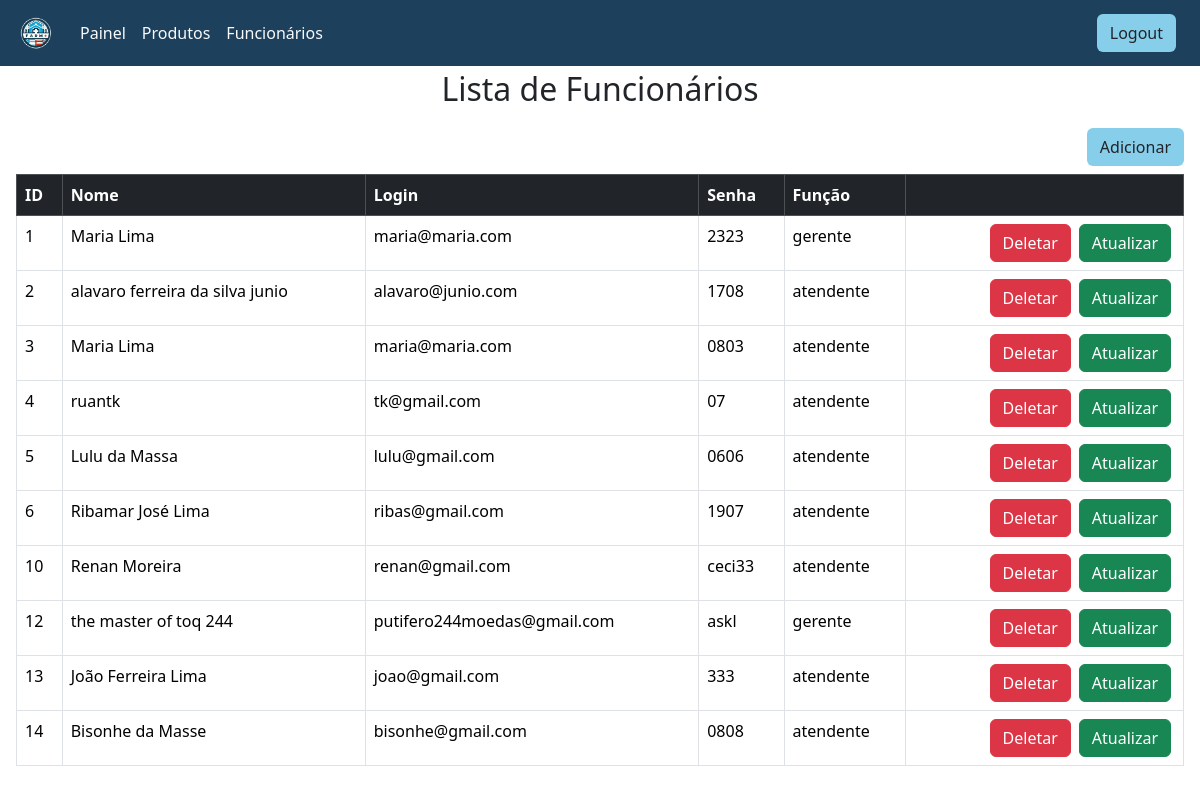
The page /funcionarios.php (signed in) on the database its author committed.
### tables this page shows
CREATE TABLE `funcionarios` (
  `idfuncionarios` int(11) NOT NULL AUTO_INCREMENT,
  `nome` varchar(145) NOT NULL,
  `login` varchar(45) NOT NULL,
  `senha` varchar(15) NOT NULL,
  `funcao` varchar(15) NOT NULL,
  PRIMARY KEY (`idfuncionarios`)
);

### funcionarios.php (the view, shortened to what this page needs)
<?php
    require 'conexao.php';
$sql = "SELECT * FROM funcionarios";
$result = $conn -> prepare($sql);
$result -> execute();
$funcionarios = $result -> fetchALL(PDO:: FETCH_ASSOC);
?>
<!DOCTYPE html>
<html lang="pt-br">
<head>
    <link href="https://cdn.jsdelivr.net/npm/bootstrap@5.3.3/dist/css/bootstrap.min.css" rel="stylesheet">
<link rel="stylesheet" href="./CSS/painel.css">
</head>
<body >
<div class="container container-bg p-0">
        <nav class="navbar navbar-expand-sm d-flex aligh-items-center justify-items-center justify-content-start" style="background-color: #1d405c">
            <a class="navbar-brand mx-3" href="#">
                <img src="./images/logo-certa.png" alt="" style="width:40px;" class="rounded-pill ">
            </a>
            <div class="collapse navbar-collapse" tabindex="-1" id="navbarNav" >
                <ul class="navbar-nav ">
                    <li class="nav-item ">
                        <a class="nav-link active link-light" href="index.php">Painel</a>
                    </li>
                    <li class="nav-item">
                        <a class="nav-link active link-light" href="produtos.php">Produtos</a>
                    </li>
                    <li class="nav-item">
                        <a class="nav-link active link-light" href="funcionarios.php">Funcionários</a>
                    </li>
                </ul>
                <div class="d-grid gap-4 d-sm-flex justify-content-sm-end collapse navbar-collapse" id="navbarNav">
                    <button class="btn me-sm-4" type="button" style="background: #87CEEB;">
                        <a class="text-decoration-none link-dark" href="./verificador/logout.php">Logout</a>
                    </button>
                </div>
            </div>
        </nav>
<?php
if(count($funcionarios) > 0){
?>
<div class="d-flex align-items-center justify-content-center">
    <h2 class="py-1">Lista de Funcionários</h2>
</div>
<div class="d-flex align-items-center justify-content-end mx-3 my-2">
    <button type="button" class="btn" data-bs-toggle="modal" data-bs-target="#staticBackdrop" style="background-color:#87CEEB">
        Adicionar
    </button>
</div>
<div class="px-3 ">
    <table class="table table-hover table-responsive table-bordered m-0 p-3">
        <thead class="table-dark">
            <tr>
                <th scope="col">ID</th>
                <th scope="col">Nome</th>
                <th scope="col">Login</th>
                <th scope="col">Senha</th>
                <th scope="col">Função</th>
                <th scope="col"></th>
            </tr>
        </thead>
        <tbody>
        <?php
            foreach($funcionarios as $funcionario){
                $modalId = "Backdrop" . $funcionario['idfuncionarios'];
                echo "<tr>";
                echo "<td>" . $funcionario['idfuncionarios'] . "</td>";
                echo "<td>" . $funcionario['nome'] . "</td>";
                echo "<td>" . $funcionario['login'] . "</td>";
                echo "<td>" . $funcionario['senha'] . "</td>";
                echo "<td>" . $funcionario['funcao'] . "</td>";
                echo "<td>
                <div class='d-flex align-items-center justify-content-sm-end mx-1'>
                    <form method='post' action='./verificador/funcDel.php'>
                        <input type='hidden' name='idprodutos' value='" . $funcionario['idfuncionarios'] . "' />
                        <input type='hidden' name='nome' value='" . $funcionario['nome'] . "' />
                        <button class='btn btn-danger mx-2' type='submit'>Deletar</button>
                    </form>
                    <button type='button' class='btn btn-success' data-bs-toggle='modal' data-bs-target='#" . $modalId . "'>
                        Atualizar
                    </button>
                    <div class='modal fade' id='" . $modalId . "' data-bs-backdrop='static' data-bs-keyboard='false' tabindex='-1' aria-labelledby='staticBackdropLabel' aria-hidden='true'>
                                        <input type='hidden' name='idprodutos' value='" . $funcionario['idfuncionarios'] . "' />
                                            <input type='text' class='form-control' value='". $funcionario['nome'] ."' name='nome' required>
                                            <input type='email' class='form-control' value='". $funcionario['login'] ."' name='login' required>
                                            <input type='password' class='form-control' value='". $funcionario['senha'] ."' name='senha' required>
                    </div>
                </div>
                </td>";
            }
        ?>
        </tbody>
    </table>
    <?php
        }
    ?>
</div>
</body>
</html>

### CSS/painel.css (style rules this page uses)
* { margin: 0; padding: 0; }
.container-bg { min-height: 100vh; min-width: 100%; }

### rows shown on the page
funcionarios: idfuncionarios "1", nome "Maria Lima", login "maria@maria.com", senha "2323", funcao "gerente"
funcionarios: idfuncionarios "2", nome "alavaro ferreira da silva junio", login "alavaro@junio.com", senha "1708", funcao "atendente"
funcionarios: idfuncionarios "3", nome "Maria Lima", login "maria@maria.com", senha "0803", funcao "atendente"
funcionarios: idfuncionarios "4", nome "ruantk", login "tk@gmail.com", senha "07", funcao "atendente"
funcionarios: idfuncionarios "5", nome "Lulu da Massa", login "lulu@gmail.com", senha "0606", funcao "atendente"
funcionarios: idfuncionarios "6", nome "Ribamar José Lima", login "ribas@gmail.com", senha "1907", funcao "atendente"
funcionarios: idfuncionarios "10", nome "Renan Moreira", login "renan@gmail.com", senha "ceci33", funcao "atendente"
funcionarios: idfuncionarios "12", nome "the master of toq 244", login "putifero244moedas@gmail.com", senha "askl", funcao "gerente"
funcionarios: idfuncionarios "13", nome "João Ferreira Lima", login "joao@gmail.com", senha "333", funcao "atendente"
funcionarios: idfuncionarios "14", nome "Bisonhe da Masse", login "bisonhe@gmail.com", senha "0808", funcao "atendente"
